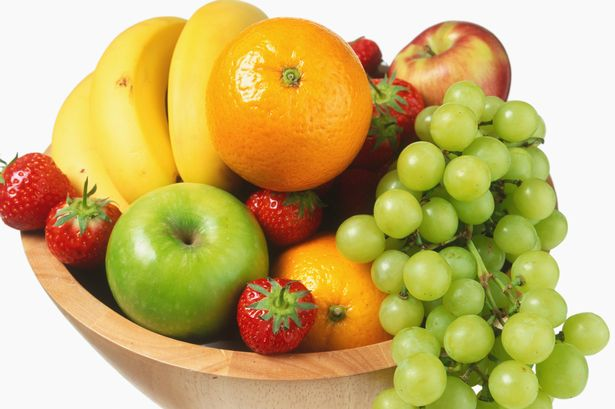
%> input picture Diff_maps/Fruit_bowl_orig.jpg, 615 x 409 px
$ octave puzzle_solve.m   (GNU Octave 9; MATLAB toolbox functions it lacks are replaced by stand-ins)
%> lines starting %> are read from the running program, lines starting %| are printed output that depends on the picture
% Gilad & Ronen
%working with diffusion maps.
%We'll take an image, and cut it up into little smaples like a puzzle, then
%we'll run the diffusion algorithm on it, in the hope of identifying
%images close to each other.

clc; close all; clear;

%% loading image and cropping into puzzle
fruit_orig = imread('Fruit_bowl_orig.jpg'); % original image
%> fruit_orig is the input picture: size 409x615x3 uint8; mean R, G, B 199, 177, 107.1
fruit_gray = rgb2gray(fruit_orig);          % grayscale image
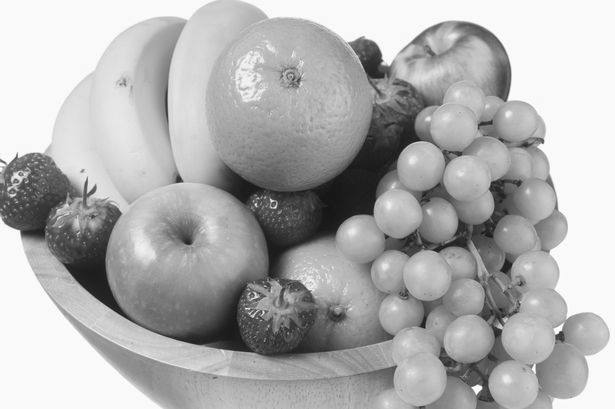
%> fruit_gray: size 409x615 uint8; min 18, max 255, mean 175.6
nice_fruit_gray = [fruit_gray;249 * ones(1,615)];

figure(1);
imshow(nice_fruit_gray);

%We'll start without overlapping images
n = 50;                                    % number of pieces (divides by 3)
piece_size = [41,123];
puzzle_pieces = zeros(41,123,n);

figure(2);
title('puzzle pieces (10x5)');
for ii = 1:10
    for jj = 1:5
        current_puzzle_piece = nice_fruit_gray((ii-1) * piece_size(1)+1: ii * piece_size(1), ...
                                       (jj-1) * piece_size(2)+1 : jj * piece_size(2));
        puzzle_pieces(:,:, (ii-1) * 5 + jj) = current_puzzle_piece;
        subplot(10, 5, (ii-1) * 5 + jj);      % Showing puzzle pieces
        %imshow(uint8(current_puzzle_piece));
        imshow(uint8(puzzle_pieces(:,:, (ii-1) * 5 + jj))); % checking to see that all's ok
    end;
end;
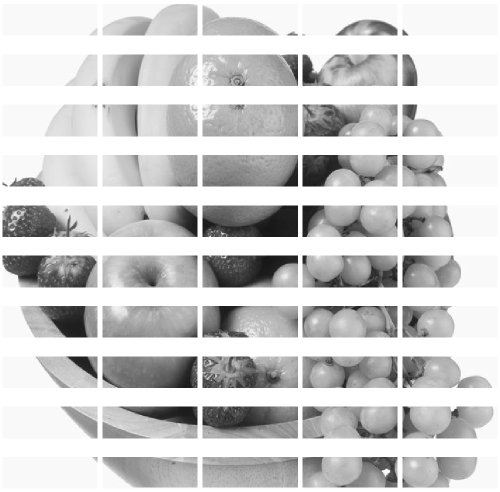
%> figure redrawn from the program's plot data, 50 panels

%% Overlapping puzzle pieces:
m = 36;
overlapping_pieces =  zeros(41 * 2,123 * 2,m);
figure(3);
title('overlapping pieces (9x4)');
for ii = 1:9
    for jj = 1:4
        overlapping_pieces(:,:, (ii-1) * 4 + jj) = ...
                [puzzle_pieces(:,:, (ii-1) * 5 + jj), puzzle_pieces(:,:, (ii-1) * 5 + jj+1); ...
                puzzle_pieces(:,:, (ii-1) * 5 + jj+5), puzzle_pieces(:,:, (ii-1) * 5 + jj+6)];
        subplot(9, 4, (ii-1) * 4 + jj);      % Showing puzzle pieces
        %imshow(uint8(current_puzzle_piece));
        imshow(uint8(overlapping_pieces(:,:, (ii-1) * 4 + jj))); % checking to see that all's ok
    end;
end;
%> this loop made 9 passes
%> pass 1, `for jj = 1:4 overlapping_pieces(:,:, (ii-1) * 4 + jj) = [puzzle_pieces..`:
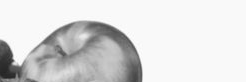
%> displayed picture: size 82x246, on the screen's scale of 0 to 255; min 34, max 255, mean 218
%> after the loop:
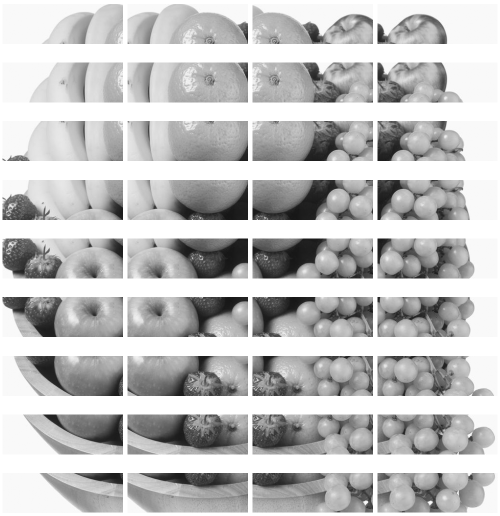
%> figure redrawn from the program's plot data, 36 panels


%% Now the real fun begins:
eps = 10^8;        %1 for now
[X,Y] = meshgrid(1:m);
mK = reshape(exp(-sum(sum((overlapping_pieces(:,:,X)-overlapping_pieces(:,:,Y)).^2,1)) / eps),36,36);
                                    %the distance between each two images
            % NOTE: probably won't look good, since the photos aren't
            % similar in similar areas.

[~,normK] = meshgrid(sum(mK,2));
mA = mK ./ normK;
[mV,mD] = eig(mA);

mpsi = mD * mV';

mdiff_dist = reshape(sum(( mpsi(X,:) - mpsi(Y,:) ).^2,2),36,36);
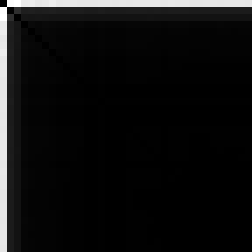
%> mdiff_dist: size 36x36 double (shown 7 times larger); min 0, max 1.1, mean 0.0726; drawn with min black and max white

[~,ind] = sort(mV(:,4));
%> ind = 36 values, max 36 at index 22, min 1 at index 5, mean 18.5
figure(4)
for ii = 1:36
    subplot(9, 4, ii);
    imshow(uint8(overlapping_pieces(:,:, ind(ii))));
end;
%> this loop made 36 passes
%> pass 1, `imshow(uint8(overlapping_pieces(:,:, ind(ii))));`:
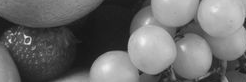
%> displayed picture: size 82x246, on the screen's scale of 0 to 255; min 18, max 240, mean 106.8
%> after the loop:
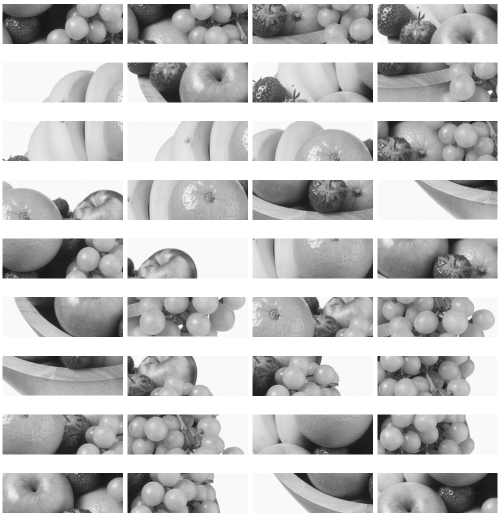
%> figure redrawn from the program's plot data, 36 panels
